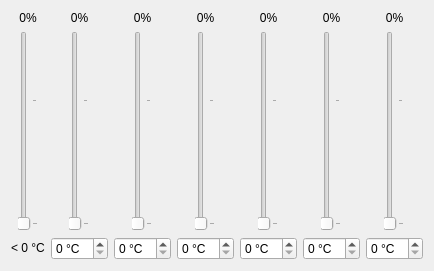
              <widget class="QWidget" name="tabWidgetPage1">
               <attribute name="title">
                <string>Fan 1 speed</string>
               </attribute>
               <layout class="QGridLayout" name="_2">
                <item row="2" column="3" alignment="Qt::AlignmentFlag::AlignHCenter">
                 <widget class="QSlider" name="fan1Speed4Slider">
                  <property name="sizePolicy">
                   <sizepolicy hsizetype="Fixed" vsizetype="Expanding">
                    <horstretch>0</horstretch>
                    <verstretch>0</verstretch>
                   </sizepolicy>
                  </property>
                  <property name="minimumSize">
                   <size>
                    <width>0</width>
                    <height>200</height>
                   </size>
                  </property>
                  <property name="maximum">
                   <number>150</number>
                  </property>
                  <property name="orientation">
                   <enum>Qt::Orientation::Vertical</enum>
                  </property>
                  <property name="tickPosition">
                   <enum>QSlider::TickPosition::TicksBelow</enum>
                  </property>
                  <property name="tickInterval">
                   <number>100</number>
                  </property>
                 </widget>
                </item>
                <item row="0" column="2">
                 <widget class="QLabel" name="fan1Speed3Label">
                  <property name="sizePolicy">
                   <sizepolicy hsizetype="Expanding" vsizetype="Preferred">
                    <horstretch>0</horstretch>
                    <verstretch>0</verstretch>
                   </sizepolicy>
                  </property>
                  <property name="text">
                   <string notr="true">0%</string>
                  </property>
                  <property name="alignment">
                   <set>Qt::AlignmentFlag::AlignCenter</set>
                  </property>
                 </widget>
                </item>
                <item row="2" column="2" alignment="Qt::AlignmentFlag::AlignHCenter">
                 <widget class="QSlider" name="fan1Speed3Slider">
                  <property name="sizePolicy">
                   <sizepolicy hsizetype="Fixed" vsizetype="Expanding">
                    <horstretch>0</horstretch>
                    <verstretch>0</verstretch>
                   </sizepolicy>
                  </property>
                  <property name="minimumSize">
                   <size>
                    <width>0</width>
                    <height>200</height>
                   </size>
                  </property>
                  <property name="maximum">
                   <number>150</number>
                  </property>
                  <property name="orientation">
                   <enum>Qt::Orientation::Vertical</enum>
                  </property>
                  <property name="tickPosition">
                   <enum>QSlider::TickPosition::TicksBelow</enum>
                  </property>
                  <property name="tickInterval">
                   <number>100</number>
                  </property>
                 </widget>
                </item>
                <item row="2" column="4" alignment="Qt::AlignmentFlag::AlignHCenter">
                 <widget class="QSlider" name="fan1Speed5Slider">
                  <property name="sizePolicy">
                   <sizepolicy hsizetype="Fixed" vsizetype="Expanding">
                    <horstretch>0</horstretch>
                    <verstretch>0</verstretch>
                   </sizepolicy>
                  </property>
                  <property name="minimumSize">
                   <size>
                    <width>0</width>
                    <height>200</height>
                   </size>
                  </property>
                  <property name="maximum">
                   <number>150</number>
                  </property>
                  <property name="orientation">
                   <enum>Qt::Orientation::Vertical</enum>
                  </property>
                  <property name="tickPosition">
                   <enum>QSlider::TickPosition::TicksBelow</enum>
                  </property>
                  <property name="tickInterval">
                   <number>100</number>
                  </property>
                 </widget>
                </item>
                <item row="2" column="1" alignment="Qt::AlignmentFlag::AlignHCenter">
                 <widget class="QSlider" name="fan1Speed2Slider">
                  <property name="sizePolicy">
                   <sizepolicy hsizetype="Fixed" vsizetype="Expanding">
                    <horstretch>0</horstretch>
                    <verstretch>0</verstretch>
                   </sizepolicy>
                  </property>
                  <property name="minimumSize">
                   <size>
                    <width>0</width>
                    <height>200</height>
                   </size>
                  </property>
                  <property name="maximum">
                   <number>150</number>
                  </property>
                  <property name="orientation">
                   <enum>Qt::Orientation::Vertical</enum>
                  </property>
                  <property name="tickPosition">
                   <enum>QSlider::TickPosition::TicksBelow</enum>
                  </property>
                  <property name="tickInterval">
                   <number>100</number>
                  </property>
                 </widget>
                </item>
                <item row="0" column="6">
                 <widget class="QLabel" name="fan1Speed7Label">
                  <property name="sizePolicy">
                   <sizepolicy hsizetype="Expanding" vsizetype="Preferred">
                    <horstretch>0</horstretch>
                    <verstretch>0</verstretch>
                   </sizepolicy>
                  </property>
                  <property name="text">
                   <string notr="true">0%</string>
                  </property>
                  <property name="alignment">
                   <set>Qt::AlignmentFlag::AlignCenter</set>
                  </property>
                 </widget>
                </item>
                <item row="0" column="5">
                 <widget class="QLabel" name="fan1Speed6Label">
                  <property name="sizePolicy">
                   <sizepolicy hsizetype="Expanding" vsizetype="Preferred">
                    <horstretch>0</horstretch>
                    <verstretch>0</verstretch>
                   </sizepolicy>
                  </property>
                  <property name="text">
                   <string notr="true">0%</string>
                  </property>
                  <property name="alignment">
                   <set>Qt::AlignmentFlag::AlignCenter</set>
                  </property>
                 </widget>
                </item>
                <item row="0" column="1">
                 <widget class="QLabel" name="fan1Speed2Label">
                  <property name="sizePolicy">
                   <sizepolicy hsizetype="Expanding" vsizetype="Preferred">
                    <horstretch>0</horstretch>
                    <verstretch>0</verstretch>
                   </sizepolicy>
                  </property>
                  <property name="text">
                   <string notr="true">0%</string>
                  </property>
                  <property name="alignment">
                   <set>Qt::AlignmentFlag::AlignCenter</set>
                  </property>
                 </widget>
                </item>
                <item row="2" column="6" alignment="Qt::AlignmentFlag::AlignHCenter">
                 <widget class="QSlider" name="fan1Speed7Slider">
                  <property name="sizePolicy">
                   <sizepolicy hsizetype="Fixed" vsizetype="Expanding">
                    <horstretch>0</horstretch>
                    <verstretch>0</verstretch>
                   </sizepolicy>
                  </property>
                  <property name="minimumSize">
                   <size>
                    <width>0</width>
                    <height>200</height>
                   </size>
                  </property>
                  <property name="maximum">
                   <number>150</number>
                  </property>
                  <property name="orientation">
                   <enum>Qt::Orientation::Vertical</enum>
                  </property>
                  <property name="tickPosition">
                   <enum>QSlider::TickPosition::TicksBelow</enum>
                  </property>
                  <property name="tickInterval">
                   <number>100</number>
                  </property>
                 </widget>
                </item>
                <item row="0" column="4">
                 <widget class="QLabel" name="fan1Speed5Label">
                  <property name="sizePolicy">
                   <sizepolicy hsizetype="Expanding" vsizetype="Preferred">
                    <horstretch>0</horstretch>
                    <verstretch>0</verstretch>
                   </sizepolicy>
                  </property>
                  <property name="text">
                   <string notr="true">0%</string>
                  </property>
                  <property name="alignment">
                   <set>Qt::AlignmentFlag::AlignCenter</set>
                  </property>
                 </widget>
                </item>
                <item row="0" column="0">
                 <widget class="QLabel" name="fan1Speed1Label">
                  <property name="sizePolicy">
                   <sizepolicy hsizetype="Expanding" vsizetype="Preferred">
                    <horstretch>0</horstretch>
                    <verstretch>0</verstretch>
                   </sizepolicy>
                  </property>
                  <property name="text">
                   <string notr="true">0%</string>
                  </property>
                  <property name="alignment">
                   <set>Qt::AlignmentFlag::AlignCenter</set>
                  </property>
                 </widget>
                </item>
                <item row="2" column="0" alignment="Qt::AlignmentFlag::AlignHCenter">
                 <widget class="QSlider" name="fan1Speed1Slider">
                  <property name="sizePolicy">
                   <sizepolicy hsizetype="Fixed" vsizetype="Expanding">
                    <horstretch>0</horstretch>
                    <verstretch>0</verstretch>
                   </sizepolicy>
                  </property>
                  <property name="minimumSize">
                   <size>
                    <width>0</width>
                    <height>200</height>
                   </size>
                  </property>
                  <property name="maximum">
                   <number>150</number>
                  </property>
                  <property name="orientation">
                   <enum>Qt::Orientation::Vertical</enum>
                  </property>
                  <property name="tickPosition">
                   <enum>QSlider::TickPosition::TicksBelow</enum>
                  </property>
                  <property name="tickInterval">
                   <number>100</number>
                  </property>
                 </widget>
                </item>
                <item row="0" column="3">
                 <widget class="QLabel" name="fan1Speed4Label">
                  <property name="sizePolicy">
                   <sizepolicy hsizetype="Expanding" vsizetype="Preferred">
                    <horstretch>0</horstretch>
                    <verstretch>0</verstretch>
                   </sizepolicy>
                  </property>
                  <property name="text">
                   <string notr="true">0%</string>
                  </property>
                  <property name="alignment">
                   <set>Qt::AlignmentFlag::AlignCenter</set>
                  </property>
                 </widget>
                </item>
                <item row="2" column="5" alignment="Qt::AlignmentFlag::AlignHCenter">
                 <widget class="QSlider" name="fan1Speed6Slider">
                  <property name="sizePolicy">
                   <sizepolicy hsizetype="Fixed" vsizetype="Expanding">
                    <horstretch>0</horstretch>
                    <verstretch>0</verstretch>
                   </sizepolicy>
                  </property>
                  <property name="minimumSize">
                   <size>
                    <width>0</width>
                    <height>200</height>
                   </size>
                  </property>
                  <property name="maximum">
                   <number>150</number>
                  </property>
                  <property name="orientation">
                   <enum>Qt::Orientation::Vertical</enum>
                  </property>
                  <property name="tickPosition">
                   <enum>QSlider::TickPosition::TicksBelow</enum>
                  </property>
                  <property name="tickInterval">
                   <number>100</number>
                  </property>
                 </widget>
                </item>
                <item row="3" column="0" alignment="Qt::AlignmentFlag::AlignHCenter">
                 <widget class="QLabel" name="fan1Speed1TempLabel">
                  <property name="text">
                   <string notr="true">&lt; 0 °C</string>
                  </property>
                  <property name="alignment">
                   <set>Qt::AlignmentFlag::AlignCenter</set>
                  </property>
                 </widget>
                </item>
                <item row="3" column="1" alignment="Qt::AlignmentFlag::AlignHCenter">
                 <widget class="QSpinBox" name="fan1Speed2TempSpinBox">
                  <property name="maximumSize">
                   <size>
                    <width>62</width>
                    <height>16777215</height>
                   </size>
                  </property>
                  <property name="suffix">
                   <string notr="true"> °C</string>
                  </property>
                 </widget>
                </item>
                <item row="3" column="2" alignment="Qt::AlignmentFlag::AlignHCenter">
                 <widget class="QSpinBox" name="fan1Speed3TempSpinBox">
                  <property name="maximumSize">
                   <size>
                    <width>62</width>
                    <height>16777215</height>
                   </size>
                  </property>
                  <property name="suffix">
                   <string notr="true"> °C</string>
                  </property>
                 </widget>
                </item>
                <item row="3" column="3" alignment="Qt::AlignmentFlag::AlignHCenter">
                 <widget class="QSpinBox" name="fan1Speed4TempSpinBox">
                  <property name="maximumSize">
                   <size>
                    <width>62</width>
                    <height>16777215</height>
                   </size>
                  </property>
                  <property name="suffix">
                   <string notr="true"> °C</string>
                  </property>
                 </widget>
                </item>
                <item row="3" column="4" alignment="Qt::AlignmentFlag::AlignHCenter">
                 <widget class="QSpinBox" name="fan1Speed5TempSpinBox">
                  <property name="maximumSize">
                   <size>
                    <width>62</width>
                    <height>16777215</height>
                   </size>
                  </property>
                  <property name="suffix">
                   <string notr="true"> °C</string>
                  </property>
                 </widget>
                </item>
                <item row="3" column="5" alignment="Qt::AlignmentFlag::AlignHCenter">
                 <widget class="QSpinBox" name="fan1Speed6TempSpinBox">
                  <property name="maximumSize">
                   <size>
                    <width>62</width>
                    <height>16777215</height>
                   </size>
                  </property>
                  <property name="suffix">
                   <string notr="true"> °C</string>
                  </property>
                 </widget>
                </item>
                <item row="3" column="6" alignment="Qt::AlignmentFlag::AlignHCenter">
                 <widget class="QSpinBox" name="fan1Speed7TempSpinBox">
                  <property name="maximumSize">
                   <size>
                    <width>62</width>
                    <height>16777215</height>
                   </size>
                  </property>
                  <property name="suffix">
                   <string notr="true"> °C</string>
                  </property>
                 </widget>
                </item>
               </layout>
              </widget>
